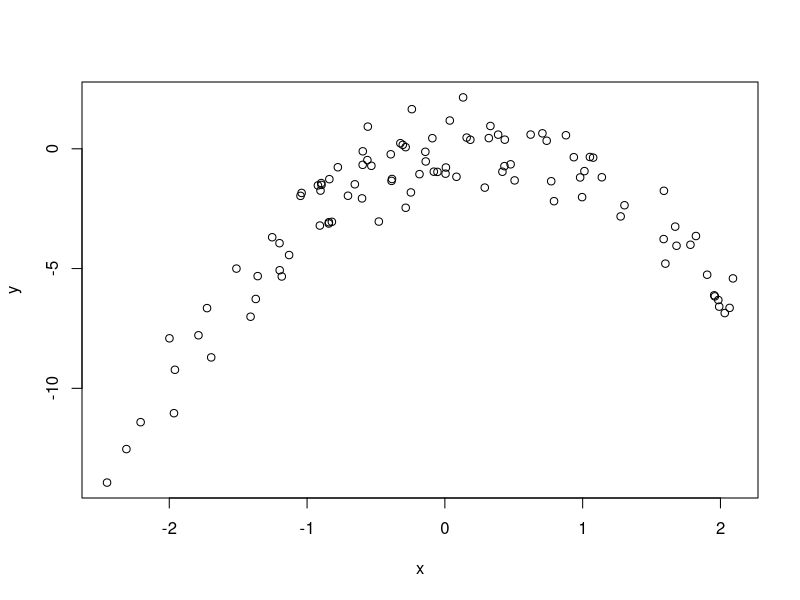

Write the R code that produced this figure.
# PERFORM CROSS VALIDATION ON SIMULATED DATA

#------------------------------------------------------------------------------------------------------- 

# Generate a simulated data set

set.seed(2)
x = rnorm(100)
y = x - 2*x^2 + rnorm(100)

# scatter plot of X against Y
plot(x,y)

#------------------------------------------------------------------------------------------------------- 

xy = data.frame(X = x, Y = y)

# fit the following models using least squares
y.glm = glm(Y ~ X, data = xy)
y2.glm = glm(Y ~ poly(X,2), data = xy)
y3.glm = glm(Y ~ poly(X,3), data = xy)
y4.glm = glm(Y ~ poly(X,4), data = xy)

# compute the LOOCV errors 
library(boot)
cv.err = cv.glm(xy, y.glm); print(cv.err$delta)
cv.err = cv.glm(xy, y2.glm); print(cv.err$delta)
cv.err = cv.glm(xy, y3.glm); print(cv.err$delta)
cv.err = cv.glm(xy, y4.glm); print(cv.err$delta)

# set a different seed and repeat

#------------------------------------------------------------------------------------------------------- 
